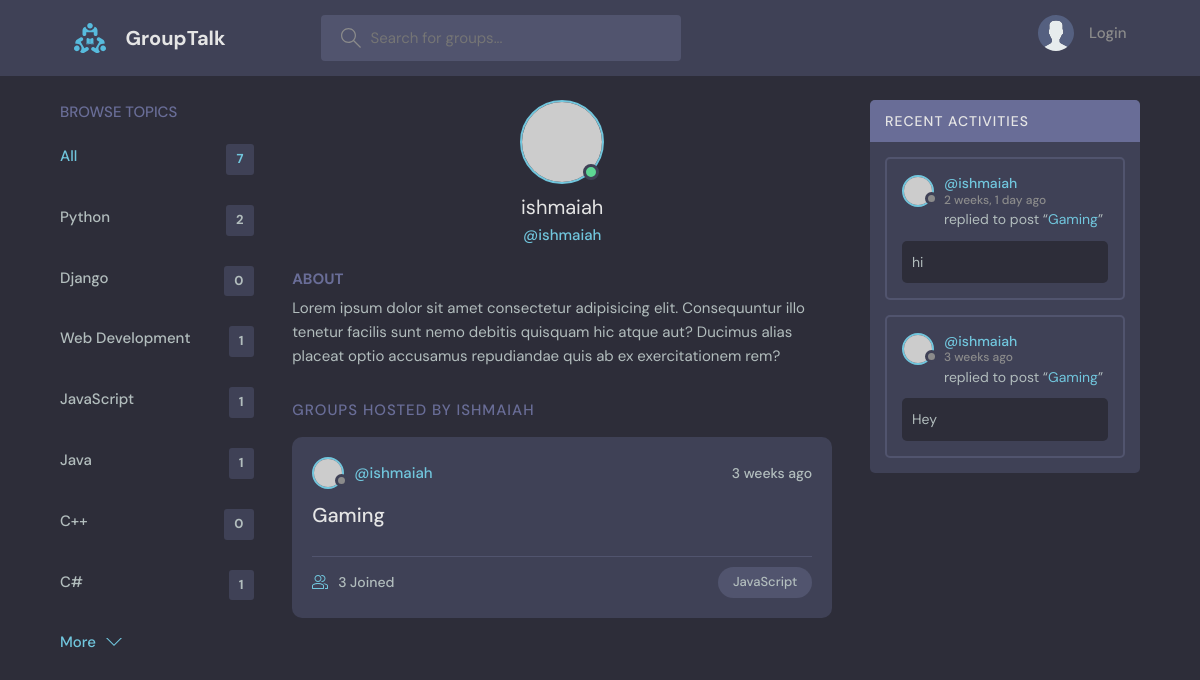
Page /profile/1/ on the committed database.
### base/models.py (models this page shows, shortened)
class Topic(models.Model):
    name = models.CharField(max_length=200)

class Group(models.Model):
    host = models.ForeignKey(User, on_delete=models.SET_NULL, null=True)
    topic = models.ForeignKey(Topic, on_delete=models.SET_NULL, null=True)
    name = models.CharField(max_length=200)
    description = models.TextField(null=True, blank=True)
    participants = models.ManyToManyField(User, related_name='participants', blank=True)
    updated = models.DateTimeField(auto_now=True)
    created = models.DateTimeField(auto_now_add=True)
    class Meta:
        ordering = ['-updated', '-created']
    def __str__(self):
        return self.name

class Message(models.Model):
    user = models.ForeignKey(User, on_delete=models.CASCADE)
    group = models.ForeignKey(Group, on_delete=models.CASCADE)
    body = models.TextField()
    updated = models.DateTimeField(auto_now=True)
    created = models.DateTimeField(auto_now_add=True)
    class Meta:
        ordering = ['-updated', '-created']

### base/views.py (the view)
# urls.py: path('profile/<str:pk>/', views.userProfile, name="user-profile"),
def userProfile(request, pk):
    user = User.objects.get(id=pk)
    groups = user.group_set.all()
    group_messages = user.message_set.all()
    topics = Topic.objects.all()
    context = {'user': user, 'groups': groups, 'group_messages': group_messages, 'topics': topics}
    return render(request, 'base/profile.html', context)

### base/templates/base/profile.html (shortened to what this page needs)
{% extends 'main.html' %}
{% block content %}
  <main class="profile-page layout layout--3">
    <div class="container">
      {% include 'base/topics_components.html' %}
      <div class="roomList">
        <div class="profile">
          <div class="profile__avatar">
            <div class="avatar avatar--large active">
              <img src="https://randomuser.me/api/portraits/men/11.jpg" />
            </div>
          </div>
          <div class="profile__info">
            <h3> {{user.username}} </h3>
            <p>@{{user.username}}</p>
          </div>
          <div class="profile__about">
            <h3>About</h3>
            <p>
              Lorem ipsum dolor sit amet consectetur adipisicing elit. Consequuntur illo tenetur
              facilis sunt nemo debitis quisquam hic atque aut? Ducimus alias placeat optio
              accusamus repudiandae quis ab ex exercitationem rem?
            </p>
          </div>
        </div>
        <div class="roomList__header">
          <div>
            <h2>Groups Hosted by {{user.username}} </a>
            </h2>
          </div>
        </div>
        {% include 'base/feed_components.html' %}
      </div>
      {% include 'base/activity_component.html' %}
    </div>
  </main>
{% endblock %}

### templates/main.html (shortened to what this page needs)
<!DOCTYPE html>
{% load static %}
<html lang="en">
  <head>
    <link rel="stylesheet" href="{% static 'styles/style.css' %}" />
  </head>
  <body>
    {%include 'navbar.html' %}
    {% block content %}
    {% endblock %}
  </body>
</html>

### templates/navbar.html (shortened to what this page needs)
{% load static %}
<header class="header header--loggedIn">
    <div class="container">
      <a href="/" class="header__logo">
        <img src="{% static 'images/logo.svg' %}" />
        <h1>GroupTalk</h1>
      </a>
      <form class="header__search" method="GET" action="{% url 'home' %}">
        <label>
          <input name="q" placeholder="Search for groups..." />
        </label>
      </form>
      <nav class="header__menu">
        {% if request.user.is_authenticated %}
        <div class="header__user">
          <a href="{% url 'update-user' %}">
            <div class="avatar avatar--medium active">
              <img src="https://randomuser.me/api/portraits/men/37.jpg" />
            </div>
            <p>{{request.user.username}} <span>@{{request.user.username}}</span></p>
          </a>
          <button class="dropdown-button">
            <svg version="1.1" xmlns="http://www.w3.org/2000/svg" width="32" height="32" viewBox="0 0 32 32">
              <title>chevron-down</title>
              <path d="M16 21l-13-13h-3l16 16 16-16h-3l-13 13z"></path>
            </svg>
          </button>
        </div>
        {% else %}
        <a href="{% url 'login' %}">
          <img src="{% static 'images/avatar.svg' %}"  />
          <p>Login</p>
        </a>
        {% endif %}
      </nav>
    </div>
  </header>

### base/templates/base/topics_components.html
<div class="topics">
    <div class="topics__header">
      <h2>Browse Topics</h2>
    </div>
    <ul class="topics__list">
      <li>
        <a href="{% url 'home' %}" class="active">All <span>{{topics.count}}</span></a>
      </li>
      {% for topic in topics %}
      <li>
        <a href="{% url 'home' %}?q={{topic.name}}">{{topic.name}} <span>{{topic.group_set.all.count}}</span></a>
      </li>
      {% endfor %}
    </ul>
    <a class="btn btn--link" href="topics.html">
      More
      <svg version="1.1" xmlns="http://www.w3.org/2000/svg" width="32" height="32" viewBox="0 0 32 32">
        <title>chevron-down</title>
        <path d="M16 21l-13-13h-3l16 16 16-16h-3l-13 13z"></path>
      </svg>
    </a>
  </div>

### base/templates/base/feed_components.html (shortened to what this page needs)
{%for group in groups%}
<div class="roomListRoom">
    <div class="roomListRoom__header">
      <a href="{% url 'user-profile' group.host.id %}" class="roomListRoom__author">
        <div class="avatar avatar--small">
          <img src="https://randomuser.me/api/portraits/women/11.jpg" />
        </div>
        <span>@{{group.host.username}}</span>
      </a>
      <div class="roomListRoom__actions">
        <span>{{group.created|timesince}} ago</span>
      </div>
    </div>
    <div class="roomListRoom__content">
      <a href="{% url 'group' group.id %}"> {{group.name}} </a>
    </div>
    <div class="roomListRoom__meta">
      <a href="{% url 'group' group.id %}" class="roomListRoom__joined">
        {{group.participants.all.count}} Joined
      </a>
      <p class="roomListRoom__topic"> {{group.topic.name}} </p>
    </div>
  </div>
{% endfor %}

### base/templates/base/activity_component.html (shortened to what this page needs)
<div class="activities">
    <div class="activities__header">
      <h2>Recent Activities</h2>
    </div>
    {% for message in group_messages %}
    <div class="activities__box">
      <div class="activities__boxHeader roomListRoom__header">
        <a href="{% url 'user-profile' message.user.id %}" class="roomListRoom__author">
          <div class="avatar avatar--small">
            <img src="https://randomuser.me/api/portraits/women/11.jpg" />
          </div>
          <p>
            @{{message.user}}
            <span>{{message.created|timesince}} ago</span>
          </p>
        </a>
      </div>
      <div class="activities__boxContent">
        <p>replied to post “<a href="{% url 'group' message.group.id %}">{{message.group}}</a>”</p>
        <div class="activities__boxRoomContent">
            {{message.body}}
        </div>
      </div>
    </div>
    {% endfor %}
  </div>

### rows in the picture
Topic: name "Python", group_set.all.count "2"
Topic: name "Django", group_set.all.count "0"
Topic: name "Web Development", group_set.all.count "1"
Topic: name "JavaScript", group_set.all.count "1"
Topic: name "Java", group_set.all.count "1"
Topic: name "C++", group_set.all.count "0"
Topic: name "C#", group_set.all.count "1"
Group: host.username "ishmaiah", created "3 weeks", name "Gaming", participants.all.count "3", topic.name "JavaScript"
Message: user "ishmaiah", created "2 weeks, 1 day", group "Gaming", body "hi"
Message: user "ishmaiah", created "3 weeks", group "Gaming", body "Hey"

### other values in the picture
{{ topics.count }} "7"
{{ user.username }} "ishmaiah"
{{ user.username }} "ISHMAIAH"
